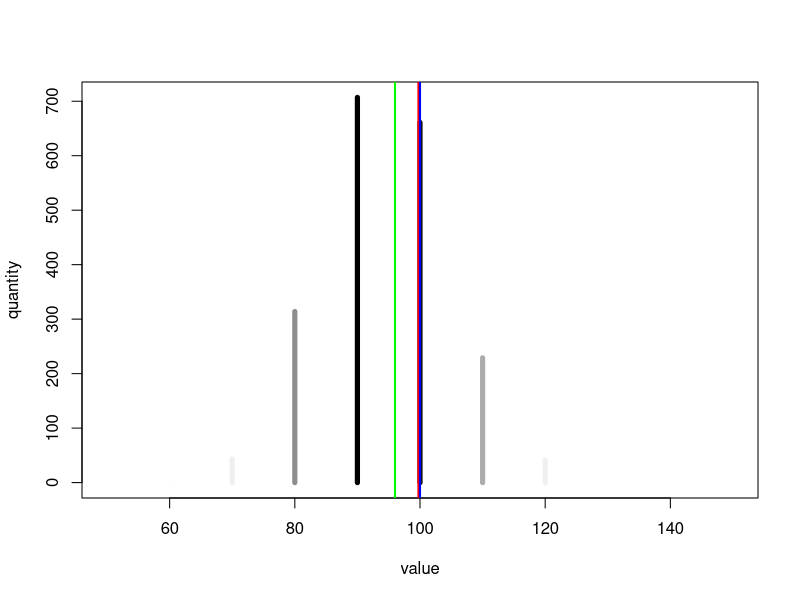

Here is the R script that generated this plot:
y <- rpois(2000, 100)
(yhist <- as.vector(table(cut(y, breaks = 5:15*10))))
(yhist2 <- table(ceiling(y/10)*10))
par(mfrow = c(1, 1))
ins <- 1 - yhist/max(yhist)
colorsCol <- rgb(ins, ins, ins)
modey <- names(sort(table(y), decreasing = TRUE))[1]
plot(5:14*10, yhist, t = 'h', xlim = c(50, 150), lwd = 5, lty = 1,
     xlab = 'value', ylab = 'quantity', col = colorsCol)
abline(v = c(mean(y), median(y), modey), 
      col = c('red', 'blue', 'green'), lwd = 2)

